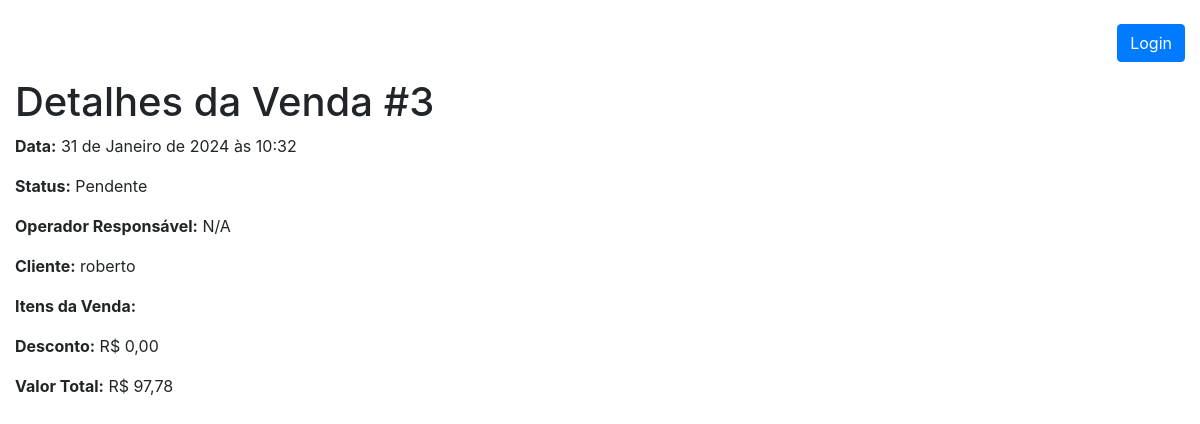
Page /pdvweb/detalhes_venda/3/ on the earlier database version.
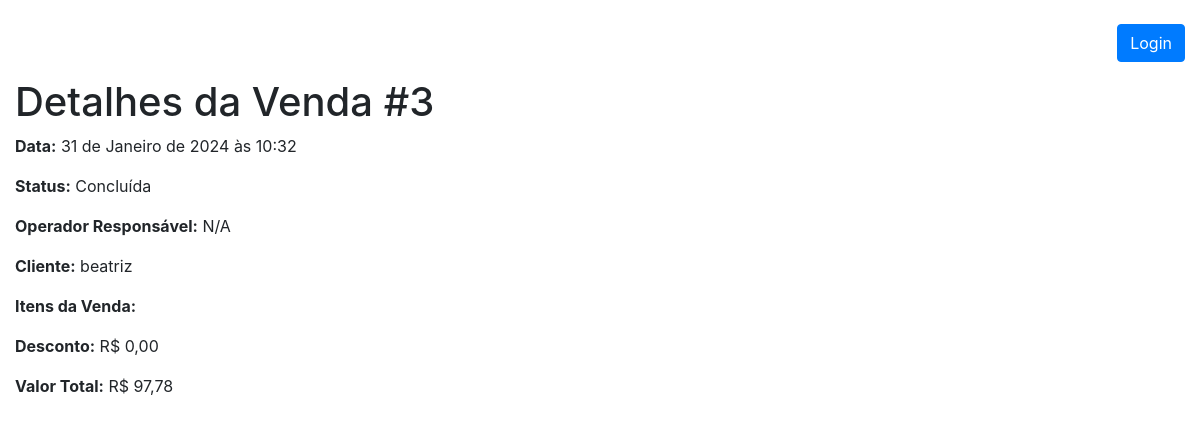
Same page on the later database version.
### pdvweb/models.py (models this page shows, shortened)
class Venda(models.Model):
    STATUS_PENDENTE = 'pendente'
    STATUS_CONCLUIDA = 'concluida'
    STATUS_CANCELADA = 'cancelada'
    STATUS_CHOICES = [
        (STATUS_PENDENTE, 'Pendente'),
        (STATUS_CONCLUIDA, 'Concluída'),
        (STATUS_CANCELADA, 'Cancelada'),
    ]
    data = models.DateTimeField(auto_now_add=True)
    status = models.CharField(
        max_length=20, choices=STATUS_CHOICES, default=STATUS_PENDENTE)
    valor_total = models.DecimalField(
        max_digits=10, decimal_places=2, default=0.0)
    desconto = models.DecimalField(max_digits=5, decimal_places=2, default=0.0)
    operador = models.ForeignKey(
        'Operador', on_delete=models.SET_NULL, null=True)
    cliente = models.ForeignKey(
        'Cliente', on_delete=models.SET_NULL, null=True)

class Cliente(models.Model):
    nome = models.CharField(max_length=255)
    email = models.EmailField()
    telefone = models.CharField(max_length=20, blank=True, null=True)
    cpf = models.CharField(max_length=14, unique=True,
                           default='000.000.000-00')

### pdvweb/views.py (the view)
# urls.py: path('detalhes_venda/<int:venda_id>/',
def detalhes_venda(request, venda_id):
    venda = get_object_or_404(Venda, pk=venda_id)
    return render(request, 'pdvweb/detalhes_venda.html', {'venda': venda})

### pdvweb/templates/pdvweb/detalhes_venda.html (shortened to what this page needs)
{% extends 'pdvweb/base.html' %}
{% block content %}
  <h1>Detalhes da Venda #{{ venda.id }}</h1>
  <p><strong>Data:</strong> {{ venda.data }}</p>
  <p><strong>Status:</strong> {{ venda.get_status_display }}</p>
  <p><strong>Operador Responsável:</strong> {% if venda.operador %}{{ venda.operador.nome }}{% else %}N/A{% endif %}</p>
  <p><strong>Cliente:</strong> {% if venda.cliente %}{{ venda.cliente.nome }}{% else %}N/A{% endif %}</p>
  <p><strong>Itens da Venda:</strong></p>
  <p><strong>Desconto:</strong> R$ {{ venda.desconto }}</p>
  <p><strong>Valor Total:</strong> R$ {{ venda.valor_total }}</p>
{% endblock %}

Differences in the rows shown:
changed Venda id 3: status "Pendente" → "Concluída"; cliente.nome "roberto" → "beatriz"
